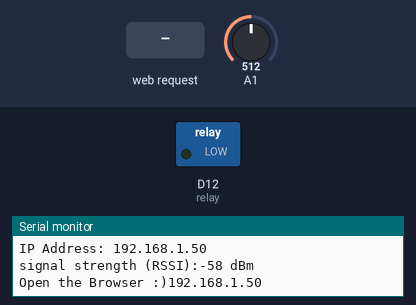
Bench run of a sketch on a simulated Arduino MKR. Shown: switched loads named in the sketch (green lamp = pin HIGH), the last lines printed to the serial monitor. Inputs (shaded band) come from the test bench; at power-on: A1 = 512. WiFi joins after 1.5 s; servers stay silent unless stated.

Above: at 12.7 s.
12.8 s: HTTP request GET /H received
At 14.0 s:
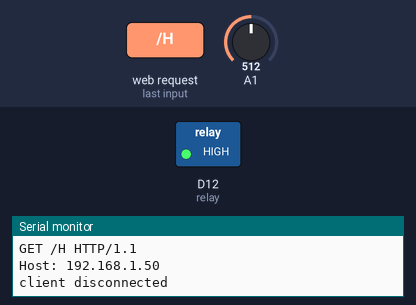
14.3 s: HTTP request GET /L received
At 15.3 s:
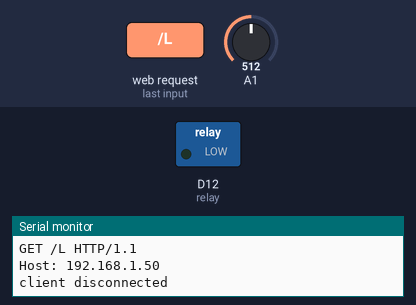
Timing chart, 0 to 17.3 s (numbered marks = the images above; inputs shaded):
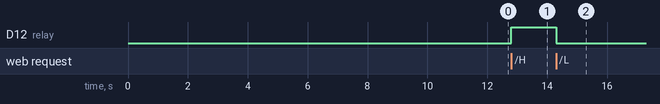

The sketch:

relay.ino
```cpp
#include <WiFiNINA.h>

char ssid[] = "TP-Link_6FF2";
char pass[] = "69202070";
int keyIndex = 0;
int status = WL_IDLE_STATUS;

WiFiServer server(80);
WiFiClient client = server.available();

#define relay 12

void setup()
{
  Serial.begin(9600);
  pinMode(relay, OUTPUT);

  while(!Serial);
    enable_WiFi();
    connect_WiFi();
    server.begin();
    printWifiStatus();
}

void loop()
{
  client = server.available();

  if(client)
  {
    printWEB();
  }
}

void printWifiStatus()
{
  Serial.print("SSID. ");
  Serial.println(WiFi.SSID());

  IPAddress ip = WiFi.localIP();
  Serial.print("IP Address: ");
  Serial.println(ip);

  long rssi = WiFi.RSSI();
  Serial.print("signal strength (RSSI):");
  Serial.print(rssi);
  Serial.println(" dBm");

  Serial.print("Open the Browser :)");
  Serial.println(ip);
}

void enable_WiFi()
{
  if (WiFi.status() == WL_NO_MODULE)
  {
    Serial.println("Communication with WiFi module failed!");
    while (true);
  }
  String fv = WiFi.firmwareVersion();
  if (fv < "1.0.0")
  {
    Serial.println("Please Upgrade Firmware");
  }
}

void connect_WiFi()
{
  while (status != WL_CONNECTED)
  {
    Serial.print("Attempting to connect to SSID: ");
    Serial.println(ssid);

    status = WiFi.begin(ssid, pass);
    delay(10000);
  }
}

void printWEB()
{
  if (client)
  {
    Serial.println("new client");
    String currentLine = "";
    while (client.connected())
    {
      if (client.available())
      {
        char c = client.read();
        Serial.write(c);
        if (c == '\n')
        {
          // end of client http request
          if (currentLine.length() == 0)
          {
            client.println("HTTP 1.1 200 OK");
            client.println("content-type:text/html");
            client.println();

            //create button to turn LED ON and OFF
            client.print("Click <a href=\"/H\">here<\a> to turn the Relay on<br>");
            client.print("Click <a href=\"/L\">here<\a> to turn the Relay off<br><br>");

            int randomReading = analogRead(A1);
            client.print("Random reading from analog pin: ");
            client.print(randomReading);

            //HTTP responds ends
            client.println();

            //break while loop
            break;
          }
          else
          {
            // clear newline
            currentLine = "";
          }
        }
        else if (c != '\r')
        {
          // if not a carriage return character
          currentLine += c ;
        }
        if (currentLine.endsWith("GET /H"))
        {
          digitalWrite(relay, HIGH);
        }
        if (currentLine.endsWith("GET /L"))
        {
          digitalWrite(relay, LOW);
        }
      }
    }
    //close connection
    client.stop();
    Serial.println("client disconnected");
  }
}
```

Measured:
- after the input at 12.8 s, D12 (relay): LOW → HIGH at once
- after the input at 14.3 s, D12 (relay): HIGH → LOW at once
